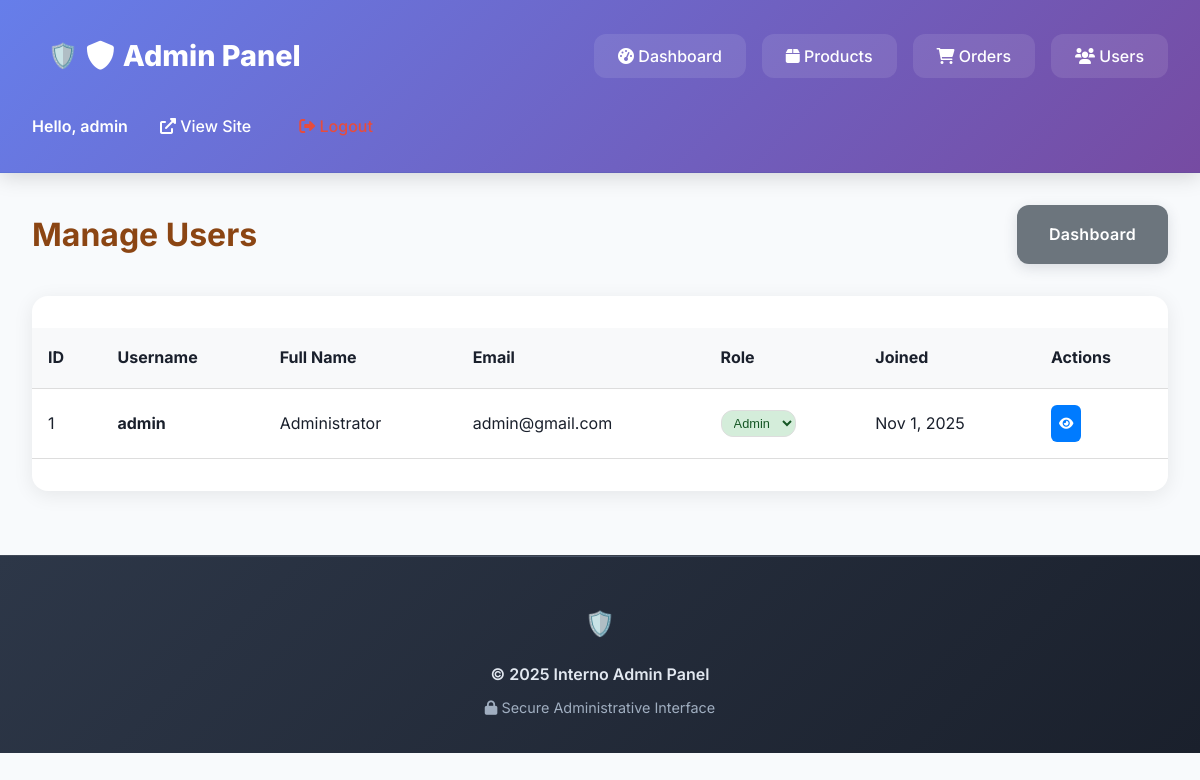
The page /admin/users.php (signed in) on the database its author committed.
### tables this page shows
CREATE TABLE users (
    id INT AUTO_INCREMENT PRIMARY KEY,
    username VARCHAR(50) UNIQUE NOT NULL,
    email VARCHAR(100) UNIQUE NOT NULL,
    password VARCHAR(255) NOT NULL,
    full_name VARCHAR(100) NOT NULL,
    phone VARCHAR(20),
    address TEXT,
    role ENUM('user', 'admin') DEFAULT 'user',
    created_at TIMESTAMP DEFAULT CURRENT_TIMESTAMP
);

### admin/users.php (the view, shortened to what this page needs)
<?php
$database = new Database();
$db = $database->getConnection();
$query = "SELECT * FROM users ORDER BY created_at DESC";
$stmt = $db->prepare($query);
$stmt->execute();
$users = $stmt->fetchAll(PDO::FETCH_ASSOC);
include 'includes/admin_header.php';
?>
<div class="container" style="margin-top: 2rem;">
    <div style="display: flex; justify-content: space-between; align-items: center; margin-bottom: 2rem;">
        <h1 style="color: #8B4513;">Manage Users</h1>
        <a href="dashboard.php" class="btn btn-secondary">Dashboard</a>
    </div>
    <div style="background: white; border-radius: 16px; box-shadow: 0 4px 20px rgba(0,0,0,0.08); overflow: hidden;">
        <div style="overflow-x: auto;">
            <table class="cart-table">
                <thead>
                    <tr style="background: #f8f9fa;">
                        <th>ID</th>
                        <th>Username</th>
                        <th>Full Name</th>
                        <th>Email</th>
                        <th>Role</th>
                        <th>Joined</th>
                        <th>Actions</th>
                    </tr>
                </thead>
                <tbody>
                    <?php foreach ($users as $user): ?>
                        <tr>
                            <td><?php echo $user['id']; ?></td>
                            <td><strong><?php echo htmlspecialchars($user['username']); ?></strong></td>
                            <td><?php echo htmlspecialchars($user['full_name']); ?></td>
                            <td><?php echo htmlspecialchars($user['email']); ?></td>
                            <td>
                                <form method="POST" style="display: inline;">
                                    <select name="role" onchange="this.form.submit()"
                                            style="padding: 0.25rem 0.5rem; border-radius: 12px; font-size: 0.8rem; border: 1px solid #ddd;
                                                   background: <?php echo $user['role'] == 'admin' ? '#d4edda' : '#f8f9fa'; ?>;
                                                   color: <?php echo $user['role'] == 'admin' ? '#155724' : '#333'; ?>;">
                                        <option value="admin" <?php echo $user['role'] == 'admin' ? 'selected' : ''; ?>>Admin</option>
                                    </select>
                                </form>
                            </td>
                            <td><?php echo date('M j, Y', strtotime($user['created_at'])); ?></td>
                            <td>
                                <div style="display: flex; gap: 0.5rem;">
                                    <a href="../user/profile.php?id=<?php echo $user['id']; ?>"
                                       style="padding: 0.5rem; background: #007bff; color: white; border-radius: 6px; text-decoration: none; font-size: 0.8rem;">
                                        <i class="fas fa-eye"></i>
                                    </a>
                                </div>
                            </td>
                        </tr>
                    <?php endforeach; ?>
                </tbody>
            </table>
        </div>
    </div>
</div>
<?php include 'includes/admin_footer.php'; ?>

### assets/css/style.css (style rules this page uses)
* { margin: 0; padding: 0; box-sizing: border-box; }
body { font-family: 'Inter', -apple-system, BlinkMacSystemFont, 'Segoe UI', Roboto, sans-serif; line-height: 1.7; color: #1a202c; font-size: 16px; font-weight: 400; background: #fafbfc; padding-top: 100px; }
.container { max-width: 1200px; margin: 0 auto; padding: 0 20px; }
.btn { display: inline-flex; align-items: center; justify-content: center; padding: 16px 32px; background: #2d3748; color: white; text-decoration: none; border-radius: 12px; transition: all 0.2s ease; border: none; cursor: pointer; font-size: 1rem; font-weight: 600; letter-spacing: 0.3px; position: relative; box-shadow: 0 4px 14px rgba(45, 55, 72, 0.15); gap: 0.5rem; }
.btn-secondary { background: #6c757d; }
.cart-table { width: 100%; border-collapse: collapse; margin: 2rem 0; }
.cart-table th, .cart-table td { padding: 1rem; text-align: left; border-bottom: 1px solid #ddd; }
.cart-table th { background: #f8f9fa; font-weight: bold; }

### admin/includes/admin_header.php (style rules this page uses)
.admin-body { padding-top: 0 !important; background: #f8fafc; min-height: 100vh; }
.container { max-width: 1200px; margin: 0 auto; padding: 0 2rem; }

### rows shown on the page
users: id "1", username "admin", full_name "Administrator", email "admin@gmail.com", role "Admin", created_at "Nov 1, 2025"

### other values the page prints
$_SESSION['username'] "admin"
